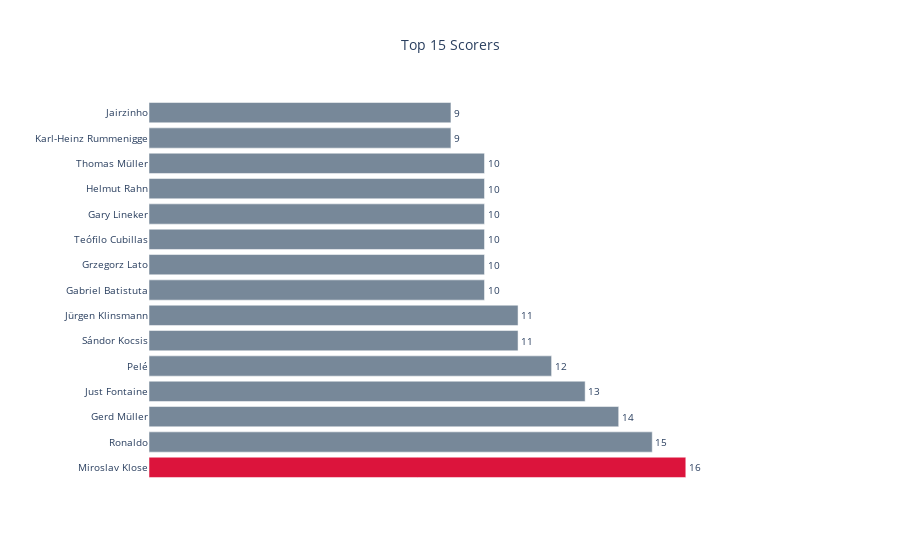

Write notebook code for a chart like this one.
### Code cell
# Goals  Histogram 

j = max(goals_scorer['Count']) + 4
max_scorer = goals_scorer['Count'].idxmax()
goals_hist = px.bar(goals_scorer, y ='Player', x = 'Count',
               orientation='h',
               title = "Top 15 Scorers",
               text_auto = True)
goals_hist.update_xaxes(visible = False)
goals_hist.update_layout(yaxis_title='')
goals_hist.update_layout(yaxis_title='')
goals_hist.update_layout(xaxis = dict(range = [0,j]))
goals_hist.update_layout(title_x = 0.5, font_size = 10)
goals_hist.update_traces(texttemplate = '%{value:.0f}',
                         textposition = 'outside',
                         marker_color=['lightslategray' if i != max_scorer else 'crimson' for i in range(len(goals_scorer))])

### Figure 1 — Plotly figure (JSON) as saved in the notebook; plotly's stock layout.template omitted (floating-point values rounded to 4 significant figures)
{"data": [{"alignmentgroup": "True", "hovertemplate": "Count=%{x}<br>Player=%{y}<extra></extra>", "legendgroup": "", "marker": {"color": ["crimson", "lightslategray", "lightslategray", "lightslategray", "lightslategray", "lightslategray", "lightslategray", "lightslategray", "lightslategray", "lightslategray", "lightslategray", "lightslategray", "lightslategray", "lightslategray", "lightslategray"], "pattern": {"shape": ""}}, "name": "", "offsetgroup": "", "orientation": "h", "showlegend": false, "textposition": "outside", "texttemplate": "%{value:.0f}", "type": "bar", "x": [16, 15, 14, 13, 12, 11, 11, 10, 10, 10, 10, 10, 10, 9, 9], "xaxis": "x", "y": ["Miroslav Klose", " Ronaldo", "Gerd Müller", "Just Fontaine", " Pelé", "Sándor Kocsis", "Jürgen Klinsmann", "Gabriel Batistuta", "Grzegorz Lato", "Teófilo Cubillas", "Gary Lineker", "Helmut Rahn", "Thomas Müller", "Karl-Heinz Rummenigge", " Jairzinho"], "yaxis": "y"}], "layout": {"autosize": true, "barmode": "relative", "font": {"size": 10}, "legend": {"tracegroupgap": 0}, "title": {"text": "Top 15 Scorers", "x": 0.5}, "xaxis": {"anchor": "y", "domain": [0, 1], "range": [0, 20], "title": {"text": "Count"}, "type": "linear", "visible": false}, "yaxis": {"anchor": "x", "autorange": true, "domain": [0, 1], "range": [-0.5, 14.5], "title": {"text": ""}, "type": "category"}}}
